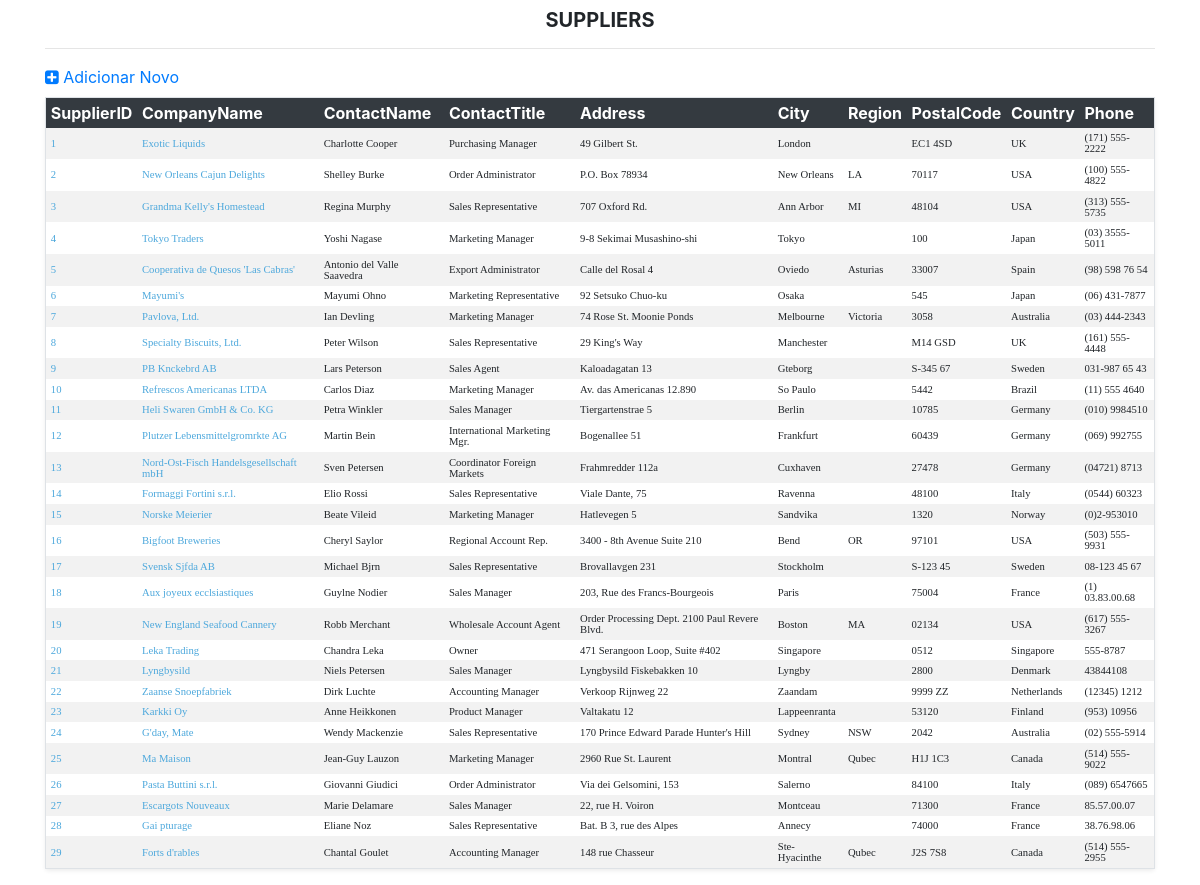
The page /Painel.php?idPg=30 on the database its author committed.
### tables this page shows
CREATE TABLE IF NOT EXISTS `suppliers` (
  `SupplierID` int(11) NOT NULL AUTO_INCREMENT,
  `CompanyName` varchar(40) NOT NULL,
  `ContactName` varchar(30) DEFAULT NULL,
  `ContactTitle` varchar(30) DEFAULT NULL,
  `Address` varchar(60) DEFAULT NULL,
  `City` varchar(15) DEFAULT NULL,
  `Region` varchar(15) DEFAULT NULL,
  `PostalCode` varchar(10) DEFAULT NULL,
  `Country` varchar(15) DEFAULT NULL,
  `Phone` varchar(24) DEFAULT NULL,
  `Fax` varchar(24) DEFAULT NULL,
  `HomePage` mediumtext,
  PRIMARY KEY (`SupplierID`),
  KEY `CompanyName` (`CompanyName`),
  KEY `PostalCode` (`PostalCode`)
);

### FuncoesDAO.php (called while the page is built, shortened)
<?php
function listarRegistros($vConn, $tabela){
    $sqlLista = "Select * from $tabela";
    $rsLista = mysqli_query($vConn, $sqlLista) or die(mysqli_error($vConn));
    return $rsLista;
}
function listarCampos($vConn, $tabela){
    $sqlCampos = "Show columns from $tabela";
    $rsCampos = mysqli_query($vConn, $sqlCampos) or die(mysqli_error($vConn));
    return $rsCampos;
}
?>

### Lista.php (the view)
<?php
$rsLista = listarRegistros($vConn, $tabela);
$numCampos=  mysqli_num_fields($rsLista);
$rsCampos = listarCampos($vConn, $tabela);
while($campos = mysqli_fetch_array($rsCampos)){
    $nomeCampos[] = $campos[0];
}
?>
<h5 class="text-center mt-2 font-weight-bold"><?=strtoupper($tabela);?></h5>
<hr>
<a href="?idPg=<?=$idPg + 2;?>">
    <i class="fa fa-md fa-plus-square"></i>
    Adicionar Novo
</a>
<table class="table-sm table-striped border shadow-sm rounded mt-2 mb-3">
    <thead class="table-dark">
        <tr>
        <?php
        $cont = 0;
        foreach($nomeCampos as $valor){
            if($cont < 10){
        ?>
            <th><?=$valor;?></th>
        <?php
            }
        $cont++;
        }
        ?>
        </tr>
    </thead>
    <tbody>
        <?php
        while ($dadosLista = mysqli_fetch_array($rsLista)) {
        ?>
        <tr>
            <?php
            for($i=0; $i<$numCampos; $i++){
                if ($i < 10){
                    if($i <= 1){
            ?>
                <td>
                    <a href="?idPg=<?=$idPg + 1;?>&tbl=<?=$tabela;?>&column=<?=$nomeCampos[0];?>&id=<?=$dadosLista[0];?>" class="LinkDados">
                        <?=$dadosLista[$i];?>
                    </a>
                </td>
            <?php } else { ?>
            <td><font class="TextoDados"><?=$dadosLista[$i];?></font></td>
            <?php
                    }
                }
            }
            ?>
        </tr>
        <?php
        }
        ?>
    </tbody>
</table>

### css/estilo.css (style rules this page uses)
.TextoDados { font-family:Verdana; font-size: 8pt; }
.LinkDados { font-family:Verdana; font-size: 8pt; color:#4DA8DC; }

### rows shown on the page
suppliers: SupplierID "1", CompanyName "Exotic Liquids", ContactName "Charlotte Cooper", ContactTitle "Purchasing Manager", Address "49 Gilbert St.", City "London", PostalCode "EC1 4SD", Country "UK", Phone "(171) 555-2222"
suppliers: SupplierID "2", CompanyName "New Orleans Cajun Delights", ContactName "Shelley Burke", ContactTitle "Order Administrator", Address "P.O. Box 78934", City "New Orleans", Region "LA", PostalCode "70117", Country "USA", Phone "(100) 555-4822"
suppliers: SupplierID "3", CompanyName "Grandma Kelly's Homestead", ContactName "Regina Murphy", ContactTitle "Sales Representative", Address "707 Oxford Rd.", City "Ann Arbor", Region "MI", PostalCode "48104", Country "USA", Phone "(313) 555-5735"
suppliers: SupplierID "4", CompanyName "Tokyo Traders", ContactName "Yoshi Nagase", ContactTitle "Marketing Manager", Address "9-8 Sekimai Musashino-shi", City "Tokyo", PostalCode "100", Country "Japan", Phone "(03) 3555-5011"
suppliers: SupplierID "5", CompanyName "Cooperativa de Quesos 'Las Cabras'", ContactName "Antonio del Valle Saavedra", ContactTitle "Export Administrator", Address "Calle del Rosal 4", City "Oviedo", Region "Asturias", PostalCode "33007", Country "Spain", Phone "(98) 598 76 54"
suppliers: SupplierID "6", CompanyName "Mayumi's", ContactName "Mayumi Ohno", ContactTitle "Marketing Representative", Address "92 Setsuko Chuo-ku", City "Osaka", PostalCode "545", Country "Japan", Phone "(06) 431-7877"
suppliers: SupplierID "7", CompanyName "Pavlova, Ltd.", ContactName "Ian Devling", ContactTitle "Marketing Manager", Address "74 Rose St. Moonie Ponds", City "Melbourne", Region "Victoria", PostalCode "3058", Country "Australia", Phone "(03) 444-2343"
suppliers: SupplierID "8", CompanyName "Specialty Biscuits, Ltd.", ContactName "Peter Wilson", ContactTitle "Sales Representative", Address "29 King's Way", City "Manchester", PostalCode "M14 GSD", Country "UK", Phone "(161) 555-4448"
suppliers: SupplierID "9", CompanyName "PB Knckebrd AB", ContactName "Lars Peterson", ContactTitle "Sales Agent", Address "Kaloadagatan 13", City "Gteborg", PostalCode "S-345 67", Country "Sweden", Phone "031-987 65 43"
suppliers: SupplierID "10", CompanyName "Refrescos Americanas LTDA", ContactName "Carlos Diaz", ContactTitle "Marketing Manager", Address "Av. das Americanas 12.890", City "So Paulo", PostalCode "5442", Country "Brazil", Phone "(11) 555 4640"
suppliers: SupplierID "11", CompanyName "Heli Swaren GmbH & Co. KG", ContactName "Petra Winkler", ContactTitle "Sales Manager", Address "Tiergartenstrae 5", City "Berlin", PostalCode "10785", Country "Germany", Phone "(010) 9984510"
suppliers: SupplierID "12", CompanyName "Plutzer Lebensmittelgromrkte AG", ContactName "Martin Bein", ContactTitle "International Marketing Mgr.", Address "Bogenallee 51", City "Frankfurt", PostalCode "60439", Country "Germany", Phone "(069) 992755"
suppliers: SupplierID "13", CompanyName "Nord-Ost-Fisch Handelsgesellschaft mbH", ContactName "Sven Petersen", ContactTitle "Coordinator Foreign Markets", Address "Frahmredder 112a", City "Cuxhaven", PostalCode "27478", Country "Germany", Phone "(04721) 8713"
suppliers: SupplierID "14", CompanyName "Formaggi Fortini s.r.l.", ContactName "Elio Rossi", ContactTitle "Sales Representative", Address "Viale Dante, 75", City "Ravenna", PostalCode "48100", Country "Italy", Phone "(0544) 60323"
suppliers: SupplierID "15", CompanyName "Norske Meierier", ContactName "Beate Vileid", ContactTitle "Marketing Manager", Address "Hatlevegen 5", City "Sandvika", PostalCode "1320", Country "Norway", Phone "(0)2-953010"
suppliers: SupplierID "16", CompanyName "Bigfoot Breweries", ContactName "Cheryl Saylor", ContactTitle "Regional Account Rep.", Address "3400 - 8th Avenue Suite 210", City "Bend", Region "OR", PostalCode "97101", Country "USA", Phone "(503) 555-9931"
suppliers: SupplierID "17", CompanyName "Svensk Sjfda AB", ContactName "Michael Bjrn", ContactTitle "Sales Representative", Address "Brovallavgen 231", City "Stockholm", PostalCode "S-123 45", Country "Sweden", Phone "08-123 45 67"
suppliers: SupplierID "18", CompanyName "Aux joyeux ecclsiastiques", ContactName "Guylne Nodier", ContactTitle "Sales Manager", Address "203, Rue des Francs-Bourgeois", City "Paris", PostalCode "75004", Country "France", Phone "(1) 03.83.00.68"
suppliers: SupplierID "19", CompanyName "New England Seafood Cannery", ContactName "Robb Merchant", ContactTitle "Wholesale Account Agent", Address "Order Processing Dept. 2100 Paul Revere Blvd.", City "Boston", Region "MA", PostalCode "02134", Country "USA", Phone "(617) 555-3267"
suppliers: SupplierID "20", CompanyName "Leka Trading", ContactName "Chandra Leka", ContactTitle "Owner", Address "471 Serangoon Loop, Suite #402", City "Singapore", PostalCode "0512", Country "Singapore", Phone "555-8787"
suppliers: SupplierID "21", CompanyName "Lyngbysild", ContactName "Niels Petersen", ContactTitle "Sales Manager", Address "Lyngbysild Fiskebakken 10", City "Lyngby", PostalCode "2800", Country "Denmark", Phone "43844108"
suppliers: SupplierID "22", CompanyName "Zaanse Snoepfabriek", ContactName "Dirk Luchte", ContactTitle "Accounting Manager", Address "Verkoop Rijnweg 22", City "Zaandam", PostalCode "9999 ZZ", Country "Netherlands", Phone "(12345) 1212"
suppliers: SupplierID "23", CompanyName "Karkki Oy", ContactName "Anne Heikkonen", ContactTitle "Product Manager", Address "Valtakatu 12", City "Lappeenranta", PostalCode "53120", Country "Finland", Phone "(953) 10956"
suppliers: SupplierID "24", CompanyName "G'day, Mate", ContactName "Wendy Mackenzie", ContactTitle "Sales Representative", Address "170 Prince Edward Parade Hunter's Hill", City "Sydney", Region "NSW", PostalCode "2042", Country "Australia", Phone "(02) 555-5914"
suppliers: SupplierID "25", CompanyName "Ma Maison", ContactName "Jean-Guy Lauzon", ContactTitle "Marketing Manager", Address "2960 Rue St. Laurent", City "Montral", Region "Qubec", PostalCode "H1J 1C3", Country "Canada", Phone "(514) 555-9022"
suppliers: SupplierID "26", CompanyName "Pasta Buttini s.r.l.", ContactName "Giovanni Giudici", ContactTitle "Order Administrator", Address "Via dei Gelsomini, 153", City "Salerno", PostalCode "84100", Country "Italy", Phone "(089) 6547665"
suppliers: SupplierID "27", CompanyName "Escargots Nouveaux", ContactName "Marie Delamare", ContactTitle "Sales Manager", Address "22, rue H. Voiron", City "Montceau", PostalCode "71300", Country "France", Phone "85.57.00.07"
suppliers: SupplierID "28", CompanyName "Gai pturage", ContactName "Eliane Noz", ContactTitle "Sales Representative", Address "Bat. B 3, rue des Alpes", City "Annecy", PostalCode "74000", Country "France", Phone "38.76.98.06"
suppliers: SupplierID "29", CompanyName "Forts d'rables", ContactName "Chantal Goulet", ContactTitle "Accounting Manager", Address "148 rue Chasseur", City "Ste-Hyacinthe", Region "Qubec", PostalCode "J2S 7S8", Country "Canada", Phone "(514) 555-2955"

### other values the page prints
$tabela "SUPPLIERS"
$valor "SupplierID"
$valor "CompanyName"
$valor "ContactName"
$valor "ContactTitle"
$valor "Address"
$valor "City"
$valor "Region"
$valor "PostalCode"
$valor "Country"
$valor "Phone"
